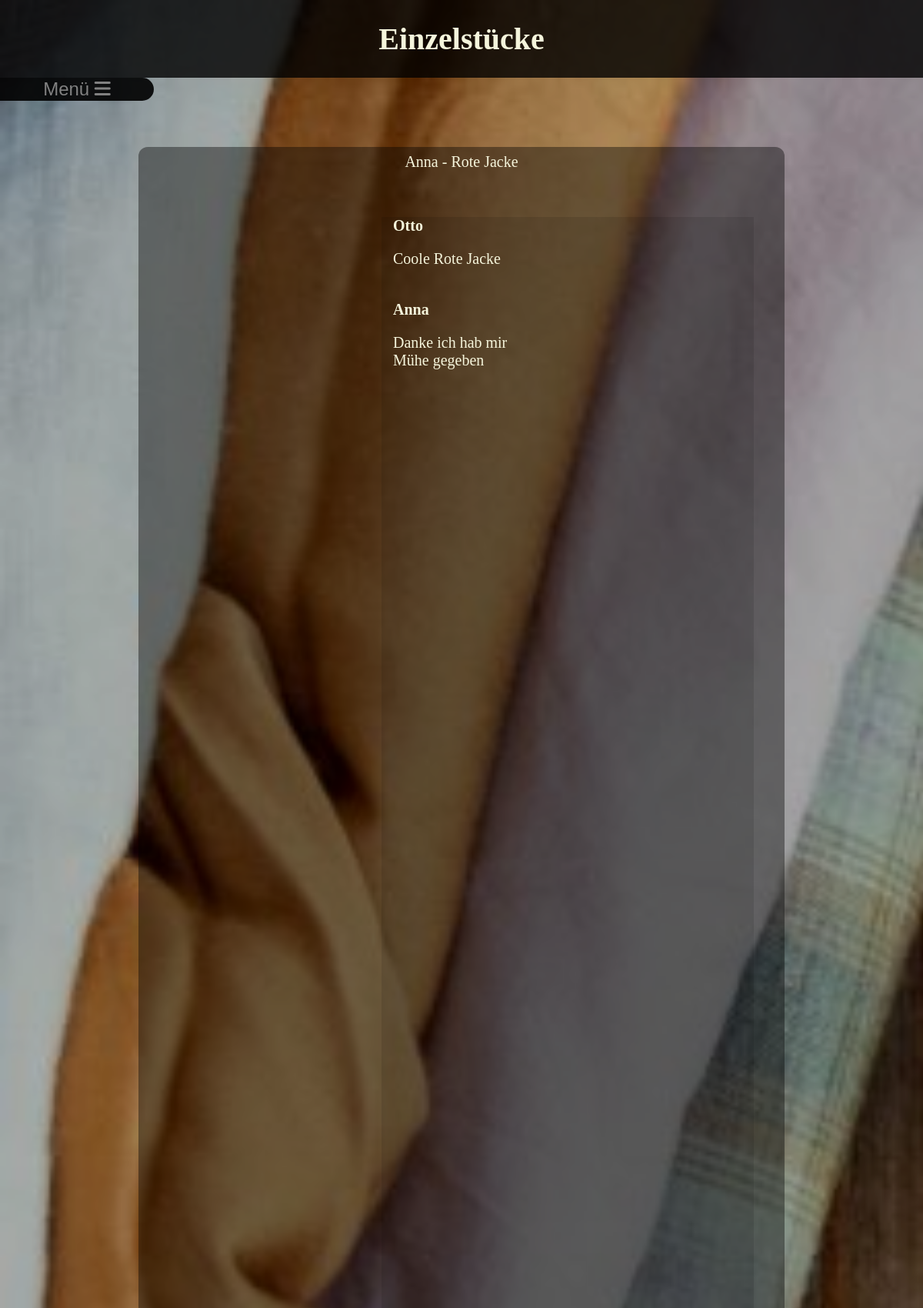
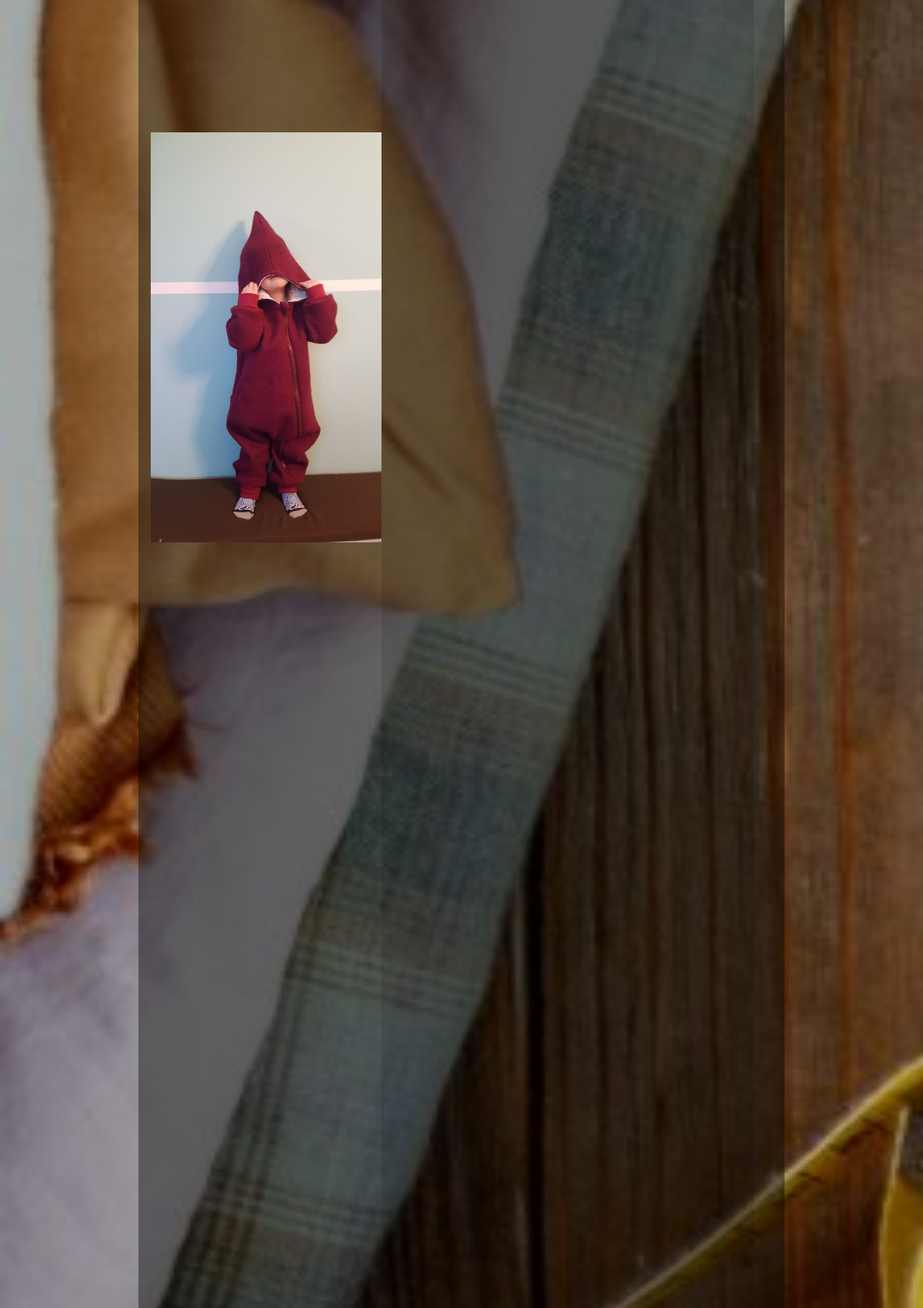
/Sewing/einzelstuecke.php (signed in, upper part), run on the app's committed database (2 pictures, top to bottom).
### tables this page shows
CREATE TABLE `pictures` (
  `pic_id` int NOT NULL AUTO_INCREMENT,
  `path` varchar(1000) DEFAULT NULL,
  `user_name` varchar(100) DEFAULT NULL,
  `title` varchar(1000) DEFAULT NULL,
  PRIMARY KEY (`pic_id`)
);

CREATE TABLE `comments` (
  `id` int NOT NULL AUTO_INCREMENT,
  `user_name` varchar(100) DEFAULT NULL,
  `pic_id` int DEFAULT NULL,
  `details` varchar(1000) DEFAULT NULL,
  PRIMARY KEY (`id`)
);

### Sewing/einzelstuecke.php (the view, shortened to what this page needs)
<html>
<head>
    <link rel="stylesheet" href="assets/css/index.css" />
    <link rel="stylesheet" href="assets/css/sideNav.css" />
    <link rel="stylesheet" href="assets/css/einzelstuecke.css">
    <link rel="stylesheet" href="https://cdnjs.cloudflare.com/ajax/libs/font-awesome/4.7.0/css/font-awesome.min.css">
</head>
<body class="is-preload">
<div id="page-wrapper">
    <div id="overlay">
        <div id="headline">
            <h1>Einzelstücke</h1>
            <?php
            $pdo = new PDO('mysql:host=localhost;dbname=sewingdb', DB_USER, DB_PASSWORD);
            ?>
        </div>
        <?php
        include('sidenav.php');
        ?>
        <div class="page-content">
            <?php
            $imageStatement = $pdo->prepare("SELECT * FROM pictures");
            $imageStatement->execute();
            while ($imageRow = $imageStatement->fetch()) {
                $imagePath =  htmlentities($imageRow['path']);
                $posterName = htmlentities($imageRow['user_name']);
                $picID = htmlentities($imageRow['pic_id']);
                $title = htmlentities($imageRow['title']);
                $commentsText = "commentsText";
                $comment = "comment";
                echo "<div class='pic-headline'>$posterName - $title</div>";
                echo "<div class='pic-container'>";
                echo "<img src='$imagePath' alt='bsp1'>";
                $commentsStatement = $pdo->prepare("SELECT * FROM comments Where pic_id = $picID");
                $commentsStatement->execute();
                echo "<div class='$commentsText'>";
                echo "<div class='$comment'>";
                while ($commentsRow = $commentsStatement->fetch()) {
                    $name = htmlentities($commentsRow['user_name']);
                    $text = $commentsRow['details'];
                    echo "<b>$name</b>" . "<p>$text</p><br>";
                }
                echo "</div>";
                echo "</div>";
                echo "</div>";
            }
            ?>
        </div>
    </div>
</div>
</body>
</html>

### Sewing/assets/css/index.css (style rules this page uses)
html, body { min-height: 100%; min-width: 100%; color: beige; font-size: 20px; }
body { background-image: url("../../images/bg.jpg"); background-size: cover; background-attachment: fixed; margin-left: 0; margin-top: 0; margin-bottom: 0; z-index: 2; color: beige; }
#overlay { background-color: rgba(0,0,0,0.3); background-attachment: fixed; background-size: cover; min-height: 100vh; }
#headline { text-align: center; background-color: rgba(0,0,0,0.8); z-index: 1; overflow: hidden; color: beige; font-family: "Gabriola"; }
.page-content { margin-top: 5%; margin-left: 15%; margin-right: 15%; background-color: rgba(0, 0, 0, 0.4); border-radius: 12px; padding: 8px 16px 8px; font-family: "Comic Sans MS"; }

### Sewing/assets/css/einzelstuecke.css (style rules this page uses)
.pic-container { margin-top: 60px; height: 60%; }
.pic-container img { display: inline-block; vertical-align: middle; width: 300px; }
.pic-container div { display: inline-block; vertical-align: middle; width: calc(100% - 324px); height:100%; }
.commentsText { overflow: scroll; overflow-x: hidden; background: rgba(0.5,0,0,0.1); color: beige; }
.comment { margin-left: 15px; }
.pic-headline { color: beige; text-align: center; }

### data on the page
pictures: user_name "Anna", title "Rote Jacke", path (picture)
comments: user_name "Otto", details "Coole Rote Jacke"
comments: user_name "Anna", details "Danke ich hab mir Mühe gegeben"
